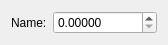
<?xml version="1.0" encoding="UTF-8"?>
<ui version="4.0">
 <class>Elpida::Application::FloatConfigurationView</class>
 <widget class="QWidget" name="Elpida::Application::FloatConfigurationView">
  <property name="geometry">
   <rect>
    <x>0</x>
    <y>0</y>
    <width>138</width>
    <height>43</height>
   </rect>
  </property>
  <property name="windowTitle">
   <string>Form</string>
  </property>
  <layout class="QHBoxLayout" name="horizontalLayout">
   <item>
    <widget class="QLabel" name="lblName">
     <property name="text">
      <string>Name:</string>
     </property>
    </widget>
   </item>
   <item>
    <widget class="QDoubleSpinBox" name="spnValue">
     <property name="decimals">
      <number>5</number>
     </property>
     <property name="maximum">
      <double>999999.999990000040270</double>
     </property>
    </widget>
   </item>
  </layout>
 </widget>
 <resources/>
 <connections/>
</ui>
